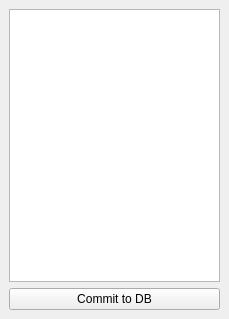
<?xml version="1.0" encoding="UTF-8"?>
<ui version="4.0">
 <class>CPI_QGISDockWidgetBase</class>
 <widget class="QDockWidget" name="CPI_QGISDockWidgetBase">
  <property name="geometry">
   <rect>
    <x>0</x>
    <y>0</y>
    <width>229</width>
    <height>319</height>
   </rect>
  </property>
  <property name="windowTitle">
   <string>Edicion BTN Commit Changes</string>
  </property>
  <widget class="QWidget" name="dockWidgetContents">
   <layout class="QGridLayout" name="gridLayout">
    <item row="1" column="0">
     <widget class="QPushButton" name="pushButton">
      <property name="text">
       <string>Commit to DB</string>
      </property>
     </widget>
    </item>
    <item row="0" column="0">
     <widget class="QListWidget" name="listWidget"/>
    </item>
   </layout>
  </widget>
 </widget>
 <resources/>
 <connections/>
</ui>
